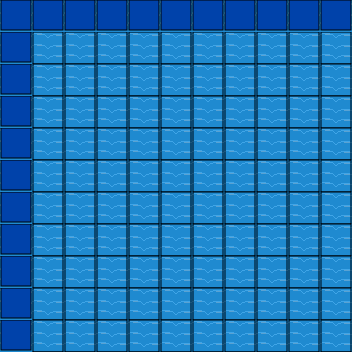

Tiled map render using the project's own tile images. Description and the whole map definition, tile-layer contents included, below:
An orthogonal 11x11 tile map with 32x32 px tiles, 3 tile layers (ocean, boat, hit_or_miss).

<map version="1.2" tiledversion="1.2.3" orientation="orthogonal" renderorder="right-down" width="11" height="11" tilewidth="32" tileheight="32" infinite="0" nextlayerid="4" nextobjectid="1">
 <tileset firstgid="1" source="ocean.tsx" />
 <layer id="1" name="ocean" width="11" height="11">
  <data encoding="csv">
2,2,2,2,2,2,2,2,2,2,2,
2,1,1,1,1,1,1,1,1,1,1,
2,1,1,1,1,1,1,1,1,1,1,
2,1,1,1,1,1,1,1,1,1,1,
2,1,1,1,1,1,1,1,1,1,1,
2,1,1,1,1,1,1,1,1,1,1,
2,1,1,1,1,1,1,1,1,1,1,
2,1,1,1,1,1,1,1,1,1,1,
2,1,1,1,1,1,1,1,1,1,1,
2,1,1,1,1,1,1,1,1,1,1,
2,1,1,1,1,1,1,1,1,1,1
</data>
 </layer>
 <layer id="2" name="boat" width="11" height="11">
  <data encoding="csv">
0,0,0,0,0,0,0,0,0,0,0,
0,0,0,0,0,0,0,0,0,0,0,
0,0,0,0,0,0,0,0,0,0,0,
0,0,0,0,0,0,0,0,0,0,0,
0,0,0,0,0,0,0,0,0,0,0,
0,0,0,0,0,0,0,0,0,0,0,
0,0,0,0,0,0,0,0,0,0,0,
0,0,0,0,0,0,0,0,0,0,0,
0,0,0,0,0,0,0,0,0,0,0,
0,0,0,0,0,0,0,0,0,0,0,
0,0,0,0,0,0,0,0,0,0,0
</data>
 </layer>
 <layer id="3" name="hit_or_miss" width="11" height="11">
  <data encoding="csv">
0,0,0,0,0,0,0,0,0,0,0,
0,0,0,0,0,0,0,0,0,0,0,
0,0,0,0,0,0,0,0,0,0,0,
0,0,0,0,0,0,0,0,0,0,0,
0,0,0,0,0,0,0,0,0,0,0,
0,0,0,0,0,0,0,0,0,0,0,
0,0,0,0,0,0,0,0,0,0,0,
0,0,0,0,0,0,0,0,0,0,0,
0,0,0,0,0,0,0,0,0,0,0,
0,0,0,0,0,0,0,0,0,0,0,
0,0,0,0,0,0,0,0,0,0,0
</data>
 </layer>
</map>